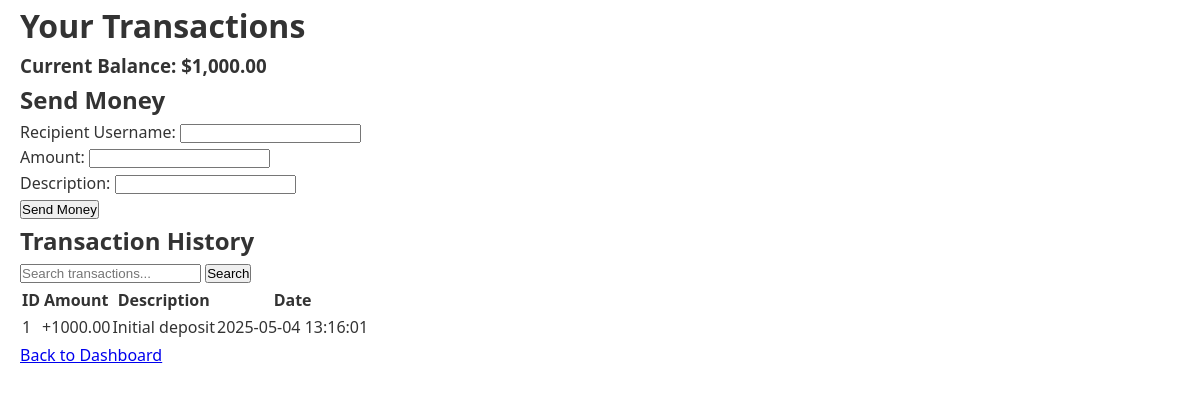
Screenshot of /transactions.php (signed in) with the database file from the repository.
### tables this page shows
CREATE TABLE transactions (
    id INT AUTO_INCREMENT PRIMARY KEY,
    user_id INT NOT NULL,
    amount DECIMAL(10,2) NOT NULL,
    description VARCHAR(255),
    transaction_date TIMESTAMP DEFAULT CURRENT_TIMESTAMP,
    FOREIGN KEY (user_id) REFERENCES users(id)
);

### transactions.php (the view, shortened to what this page needs)
<?php
$db = DB::connect();
$userId = $_SESSION['user_id'];
$balance = $db->query("SELECT COALESCE(SUM(amount), 0) FROM transactions WHERE user_id = $userId")->fetchColumn();
$search = isset($_GET['search']) ? $_GET['search'] : '';
$query = "SELECT * FROM transactions WHERE user_id = $userId";
$transactions = $db->query($query)->fetchAll(PDO::FETCH_ASSOC);
?>
<!DOCTYPE html>
<html>
<head>
    <link rel="stylesheet" href="assets/style.css">
</head>
<body>
    <div class="container">
        <h1>Your Transactions</h1>
        <div class="balance">
            <h3>Current Balance: $<?= number_format($balance, 2) ?></h3>
        </div>
        <div class="transaction-form">
            <h2>Send Money</h2>
            <form method="POST">
                <div class="form-group">
                    <label>Recipient Username:</label>
                    <input type="text" name="recipient" required>
                </div>
                <div class="form-group">
                    <label>Amount:</label>
                    <input type="number" name="amount" min="0.01" step="0.01" required>
                </div>
                <div class="form-group">
                    <label>Description:</label>
                    <input type="text" name="description" required>
                </div>
                <button type="submit" name="send_money">Send Money</button>
            </form>
        </div>
        <div class="search-transactions">
            <h2>Transaction History</h2>
            <form method="GET" class="search-form">
                <input type="text" name="search" placeholder="Search transactions..." value="<?= htmlspecialchars($search) ?>">
                <button type="submit">Search</button>
            </form>
            <table>
                <tr>
                    <th>ID</th>
                    <th>Amount</th>
                    <th>Description</th>
                    <th>Date</th>
                </tr>
                <?php foreach ($transactions as $tx): ?>
                <tr>
                    <td><?= htmlspecialchars($tx['id']) ?></td>
                    <td><?= ($tx['amount'] > 0 ? '+' : '') . htmlspecialchars($tx['amount']) ?></td>
                    <td><?= htmlspecialchars($tx['description']) ?></td>
                    <td><?= htmlspecialchars($tx['transaction_date']) ?></td>
                </tr>
                <?php endforeach; ?>
            </table>
        </div>
        <p><a href="dashboard.php">Back to Dashboard</a></p>
    </div>
</body>
</html>

### assets/style.css (style rules this page uses)
:root { --primary-color: #0056b3; --primary-dark: #003d7a; --primary-light: #e6f0ff; --secondary-color: #00a86b; --accent-color: #ff6b35; --light-color: #f8f9fa; --dark-color: #212529; --gray-color: #6c757d; --light-gray: #e9ecef; --success-color: #28a745; --warning-color: #ffc107; --danger-color: #dc3545; --info-color: #17a2b8; --text-color: #333; --text-light: #6c757d; --border-radius: 8px; --box-shadow: 0 4px 12px rgba(0, 0, 0, 0.1); --transition: all 0.3s ease; --max-width: 1200px; }
* { box-sizing: border-box; margin: 0; padding: 0; }
body { font-family: 'Segoe UI', 'Roboto', 'Helvetica Neue', Arial, sans-serif; line-height: 1.6; background-color: #ffffff; color: var(--text-color); }
.container { width: 100%; max-width: var(--max-width); margin: 0 auto; padding: 0 20px; }

### rows the page displays
transactions: id "1", amount "1000.00", description "Initial deposit", transaction_date "2025-05-04 13:16:01"

### other values shown
$balance "1,000.00"
